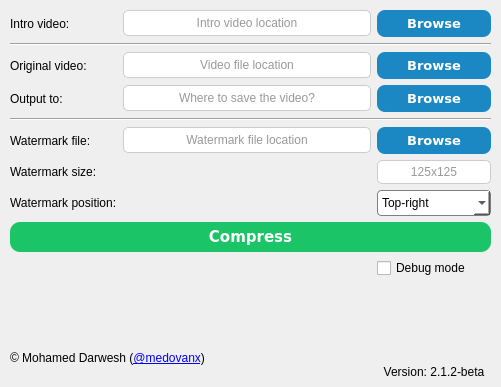
<?xml version="1.0" encoding="UTF-8"?>
<ui version="4.0">
 <class>Form</class>
 <widget class="QWidget" name="Form">
  <property name="windowModality">
   <enum>Qt::NonModal</enum>
  </property>
  <property name="geometry">
   <rect>
    <x>0</x>
    <y>0</y>
    <width>501</width>
    <height>387</height>
   </rect>
  </property>
  <property name="windowTitle">
   <string>Pixel Press</string>
  </property>
  <property name="whatsThis">
   <string>&lt;html&gt;&lt;head/&gt;&lt;body&gt;&lt;p&gt;Hope you enjoy the program! :)&lt;/p&gt;&lt;/body&gt;&lt;/html&gt;</string>
  </property>
  <widget class="QWidget" name="layoutWidget">
   <property name="geometry">
    <rect>
     <x>10</x>
     <y>10</y>
     <width>481</width>
     <height>371</height>
    </rect>
   </property>
   <layout class="QGridLayout" name="gridLayout_3">
    <item row="9" column="2">
     <widget class="QComboBox" name="watermark_position">
      <property name="cursor">
       <cursorShape>PointingHandCursor</cursorShape>
      </property>
      <property name="acceptDrops">
       <bool>false</bool>
      </property>
      <property name="autoFillBackground">
       <bool>false</bool>
      </property>
      <property name="styleSheet">
       <string notr="true">QComboBox {
    border: 0.5px solid gray;
    border-radius: 4px;
    padding: 4px;
	font-size: 12px;
    background-color: white;
}

</string>
      </property>
      <property name="frame">
       <bool>true</bool>
      </property>
      <item>
       <property name="text">
        <string>Top-right</string>
       </property>
      </item>
      <item>
       <property name="text">
        <string>Top-left</string>
       </property>
      </item>
      <item>
       <property name="text">
        <string>Bottom-right</string>
       </property>
      </item>
      <item>
       <property name="text">
        <string>Bottom-left</string>
       </property>
      </item>
     </widget>
    </item>
    <item row="12" column="0" colspan="3">
     <widget class="QPushButton" name="process_btn">
      <property name="cursor">
       <cursorShape>PointingHandCursor</cursorShape>
      </property>
      <property name="styleSheet">
       <string notr="true">QPushButton{color: #FFFFFF;
            font-family: Verdana;
            font-size: 15px;
            font-weight: bold;
            padding: 6px;
            background-color: #1BC466;
            border-radius: 10px;}

QPushButton:hover {
background:#159e51;
}</string>
      </property>
      <property name="text">
       <string>Compress</string>
      </property>
     </widget>
    </item>
    <item row="9" column="0">
     <widget class="QLabel" name="position">
      <property name="styleSheet">
       <string notr="true">font: 8pt &quot;MS Shell Dlg 2&quot;;</string>
      </property>
      <property name="text">
       <string>Watermark position:</string>
      </property>
     </widget>
    </item>
    <item row="2" column="0">
     <widget class="QLabel" name="input_label">
      <property name="styleSheet">
       <string notr="true">font: 8pt &quot;MS Shell Dlg 2&quot;;</string>
      </property>
      <property name="text">
       <string>Original video:</string>
      </property>
     </widget>
    </item>
    <item row="0" column="2">
     <widget class="QPushButton" name="intro_btn">
      <property name="cursor">
       <cursorShape>PointingHandCursor</cursorShape>
      </property>
      <property name="styleSheet">
       <string notr="true">QPushButton{color: #FFFFFF;
            font-family: Verdana;
            font-size: 13px;
            font-weight: bold;
            padding: 5px;
            background-color: #1B88C4;
            border-radius:8px;}
QPushButton:hover{
background: #009faf;
}</string>
      </property>
      <property name="text">
       <string>Browse</string>
      </property>
     </widget>
    </item>
    <item row="1" column="0" colspan="3">
     <widget class="Line" name="line">
      <property name="orientation">
       <enum>Qt::Horizontal</enum>
      </property>
     </widget>
    </item>
    <item row="14" column="0" colspan="3">
     <widget class="QLabel" name="status_label">
      <property name="font">
       <font>
        <family>MS Shell Dlg 2</family>
        <pointsize>12</pointsize>
        <weight>50</weight>
        <italic>false</italic>
        <bold>false</bold>
       </font>
      </property>
      <property name="autoFillBackground">
       <bool>false</bool>
      </property>
      <property name="styleSheet">
       <string notr="true">font: 12pt &quot;MS Shell Dlg 2&quot;;</string>
      </property>
      <property name="text">
       <string/>
      </property>
      <property name="textFormat">
       <enum>Qt::RichText</enum>
      </property>
      <property name="alignment">
       <set>Qt::AlignCenter</set>
      </property>
      <property name="wordWrap">
       <bool>true</bool>
      </property>
      <property name="openExternalLinks">
       <bool>true</bool>
      </property>
     </widget>
    </item>
    <item row="8" column="0">
     <widget class="QLabel" name="watermark_size_label">
      <property name="styleSheet">
       <string notr="true">font: 8pt &quot;MS Shell Dlg 2&quot;;</string>
      </property>
      <property name="text">
       <string>Watermark size:</string>
      </property>
     </widget>
    </item>
    <item row="13" column="2">
     <widget class="QCheckBox" name="debug_btn">
      <property name="cursor">
       <cursorShape>PointingHandCursor</cursorShape>
      </property>
      <property name="whatsThis">
       <string>Check this for debugging</string>
      </property>
      <property name="layoutDirection">
       <enum>Qt::LeftToRight</enum>
      </property>
      <property name="autoFillBackground">
       <bool>false</bool>
      </property>
      <property name="text">
       <string>Debug mode</string>
      </property>
      <property name="tristate">
       <bool>false</bool>
      </property>
     </widget>
    </item>
    <item row="6" column="0">
     <widget class="QLabel" name="watermark_label">
      <property name="styleSheet">
       <string notr="true">font: 8pt &quot;MS Shell Dlg 2&quot;;</string>
      </property>
      <property name="text">
       <string>Watermark file:</string>
      </property>
     </widget>
    </item>
    <item row="6" column="1">
     <widget class="QLineEdit" name="watermark_file">
      <property name="styleSheet">
       <string notr="true">QLineEdit {
    border: 1px solid #ccc;
    border-radius: 5px;
    padding: 4px;
    background-color: rgb(255, 255, 255);
    color: #333;
}

QLineEdit:focus {
    border: 1.5px solid #4da8da;
    border-radius: 4px;
}
</string>
      </property>
      <property name="alignment">
       <set>Qt::AlignCenter</set>
      </property>
      <property name="placeholderText">
       <string>Watermark file location</string>
      </property>
      <property name="clearButtonEnabled">
       <bool>true</bool>
      </property>
     </widget>
    </item>
    <item row="5" column="0" colspan="3">
     <widget class="Line" name="line_2">
      <property name="orientation">
       <enum>Qt::Horizontal</enum>
      </property>
     </widget>
    </item>
    <item row="6" column="2">
     <widget class="QPushButton" name="watermark_btn">
      <property name="cursor">
       <cursorShape>PointingHandCursor</cursorShape>
      </property>
      <property name="styleSheet">
       <string notr="true">QPushButton{color: #FFFFFF;
            font-family: Verdana;
            font-size: 13px;
            font-weight: bold;
            padding: 5px;
            background-color: #1B88C4;
            border-radius:8px;}
QPushButton:hover{
background: #009faf;}</string>
      </property>
      <property name="text">
       <string>Browse</string>
      </property>
     </widget>
    </item>
    <item row="2" column="1">
     <widget class="QLineEdit" name="input_file">
      <property name="styleSheet">
       <string notr="true">QLineEdit {
    border: 1px solid #ccc;
    border-radius: 5px;
    padding: 4px;
    background-color: rgb(255, 255, 255);
    color: #333;
}

QLineEdit:focus {
    border: 1.5px solid #4da8da;
    border-radius: 4px;
}
</string>
      </property>
      <property name="alignment">
       <set>Qt::AlignCenter</set>
      </property>
      <property name="placeholderText">
       <string>Video file location</string>
      </property>
      <property name="clearButtonEnabled">
       <bool>true</bool>
      </property>
     </widget>
    </item>
    <item row="4" column="0">
     <widget class="QLabel" name="output_label">
      <property name="styleSheet">
       <string notr="true">font: 8pt &quot;MS Shell Dlg 2&quot;;</string>
      </property>
      <property name="text">
       <string>Output to:</string>
      </property>
     </widget>
    </item>
    <item row="2" column="2">
     <widget class="QPushButton" name="input_btn">
      <property name="cursor">
       <cursorShape>PointingHandCursor</cursorShape>
      </property>
      <property name="styleSheet">
       <string notr="true">QPushButton{color: #FFFFFF;
            font-family: Verdana;
            font-size: 13px;
            font-weight: bold;
            padding: 5px;
            background-color: #1B88C4;
            border-radius:8px;}
QPushButton:hover{
background: #009faf;}</string>
      </property>
      <property name="text">
       <string>Browse</string>
      </property>
     </widget>
    </item>
    <item row="4" column="1">
     <widget class="QLineEdit" name="output_file">
      <property name="styleSheet">
       <string notr="true">QLineEdit {
    border: 1px solid #ccc;
    border-radius: 5px;
    padding: 4px;
    background-color: rgb(255, 255, 255);
    color: #333;
}

QLineEdit:focus {
    border: 1.5px solid #4da8da;
    border-radius: 4px;
}
</string>
      </property>
      <property name="alignment">
       <set>Qt::AlignCenter</set>
      </property>
      <property name="placeholderText">
       <string>Where to save the video?</string>
      </property>
      <property name="clearButtonEnabled">
       <bool>true</bool>
      </property>
     </widget>
    </item>
    <item row="17" column="2">
     <layout class="QGridLayout" name="gridLayout">
      <item row="0" column="0">
       <widget class="QLabel" name="ffmpeg_version">
        <property name="maximumSize">
         <size>
          <width>140</width>
          <height>37</height>
         </size>
        </property>
        <property name="statusTip">
         <string/>
        </property>
        <property name="whatsThis">
         <string/>
        </property>
        <property name="styleSheet">
         <string notr="true"/>
        </property>
        <property name="text">
         <string/>
        </property>
        <property name="alignment">
         <set>Qt::AlignLeading|Qt::AlignLeft|Qt::AlignVCenter</set>
        </property>
       </widget>
      </item>
      <item row="1" column="0">
       <widget class="QLabel" name="version">
        <property name="styleSheet">
         <string notr="true"/>
        </property>
        <property name="text">
         <string>Version: 2.1.2-beta</string>
        </property>
        <property name="alignment">
         <set>Qt::AlignCenter</set>
        </property>
       </widget>
      </item>
     </layout>
    </item>
    <item row="0" column="1">
     <widget class="QLineEdit" name="intro_file">
      <property name="styleSheet">
       <string notr="true">QLineEdit {
    border: 1px solid #ccc;
    border-radius: 5px;
    padding: 4px;
    background-color: rgb(255, 255, 255);
    color: #333;
}

QLineEdit:focus {
    border: 1.5px solid #4da8da;
    border-radius: 4px;
}
</string>
      </property>
      <property name="alignment">
       <set>Qt::AlignCenter</set>
      </property>
      <property name="placeholderText">
       <string>Intro video location</string>
      </property>
      <property name="clearButtonEnabled">
       <bool>true</bool>
      </property>
     </widget>
    </item>
    <item row="8" column="2">
     <widget class="QLineEdit" name="watermark_size">
      <property name="sizePolicy">
       <sizepolicy hsizetype="Minimum" vsizetype="Fixed">
        <horstretch>0</horstretch>
        <verstretch>0</verstretch>
       </sizepolicy>
      </property>
      <property name="autoFillBackground">
       <bool>false</bool>
      </property>
      <property name="styleSheet">
       <string notr="true">QLineEdit {
    border: 1px solid #ccc;
    border-radius: 5px;
    padding: 3px;
    background-color: rgb(255, 255, 255);
    color: #333;
}

QLineEdit:focus {
    border: 1.5px solid #4da8da;
    border-radius: 4px;
}</string>
      </property>
      <property name="alignment">
       <set>Qt::AlignCenter</set>
      </property>
      <property name="placeholderText">
       <string>125x125</string>
      </property>
      <property name="clearButtonEnabled">
       <bool>true</bool>
      </property>
     </widget>
    </item>
    <item row="0" column="0">
     <widget class="QLabel" name="intro_label">
      <property name="styleSheet">
       <string notr="true">font: 8pt &quot;MS Shell Dlg 2&quot;;</string>
      </property>
      <property name="text">
       <string>Intro video:</string>
      </property>
     </widget>
    </item>
    <item row="4" column="2">
     <widget class="QPushButton" name="output_btn">
      <property name="cursor">
       <cursorShape>PointingHandCursor</cursorShape>
      </property>
      <property name="styleSheet">
       <string notr="true">QPushButton{color: #FFFFFF;
            font-family: Verdana;
            font-size: 13px;
            font-weight: bold;
            padding: 5px;
            background-color: #1B88C4;
            border-radius:8px;}
QPushButton:hover{
background: #009faf;}</string>
      </property>
      <property name="text">
       <string>Browse</string>
      </property>
     </widget>
    </item>
    <item row="17" column="0" colspan="2">
     <widget class="QLabel" name="author">
      <property name="styleSheet">
       <string notr="true">font: 8pt &quot;MS Shell Dlg 2&quot;;</string>
      </property>
      <property name="text">
       <string>&lt;html&gt;&lt;head/&gt;&lt;body&gt;&lt;p&gt;© Mohamed Darwesh (&lt;a href=&quot;https://github.com/medovanx&quot;&gt;&lt;span style=&quot; text-decoration: underline; color:#0000ff;&quot;&gt;@&lt;/span&gt;&lt;/a&gt;&lt;a href=&quot;www.facebook.com/medovanx&quot;&gt;&lt;span style=&quot; text-decoration: underline; color:#0000ff;&quot;&gt;medovanx&lt;/span&gt;&lt;/a&gt;)&lt;/p&gt;&lt;/body&gt;&lt;/html&gt;</string>
      </property>
      <property name="openExternalLinks">
       <bool>true</bool>
      </property>
     </widget>
    </item>
   </layout>
  </widget>
 </widget>
 <resources/>
 <connections/>
</ui>
